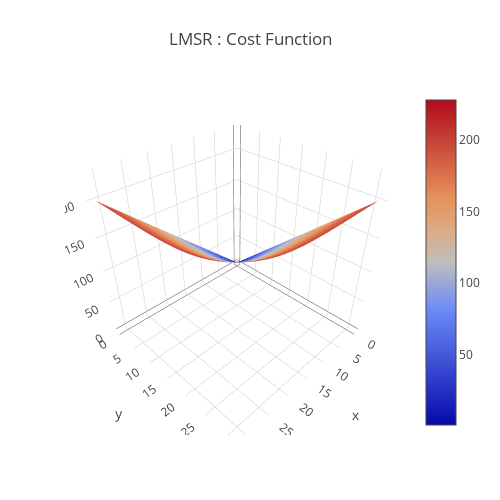

Notebook code cell kept with this figure:
### Code cell
a = 0.1
data = [
    go.Surface(
        z=cost_function(x,y,a)
    )
]
layout = go.Layout(
    title='LMSR : Cost Function',
    autosize=False,
    width=500,
    height=500,
    margin=dict(
        l=65,
        r=50,
        b=65,
        t=90
    )
)
fig = go.Figure(data=data, layout=layout)
URL = plotly.offline.iplot(fig, filename='Costfunction-3d-surface.html')

### Figure 1 — Plotly figure (JSON) as saved in the notebook; plotly's stock layout.template omitted (floating-point values rounded to 4 significant figures; data arrays with more than 128 entries replaced by an {"elided": "..."} marker saying what was removed)
{"data": [{"type": "surface", "uid": "bb13bd65-8838-4aa8-8593-691894989554", "z": {"elided": "32x32 float values"}}], "layout": {"autosize": false, "height": 500, "margin": {"b": 65, "l": 65, "r": 50, "t": 90}, "title": {"text": "LMSR : Cost Function"}, "width": 500}}
